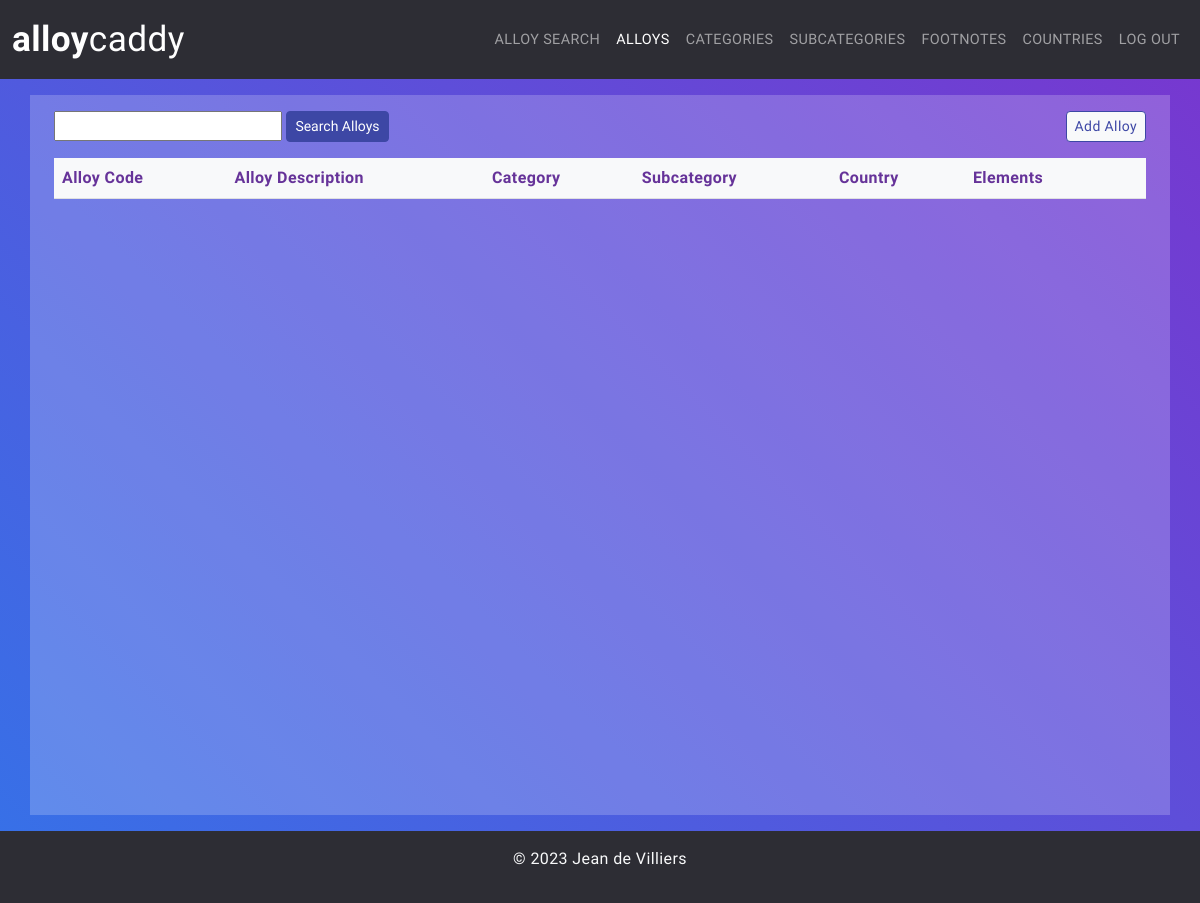
Before: /alloys/ (signed in) with the older database file.
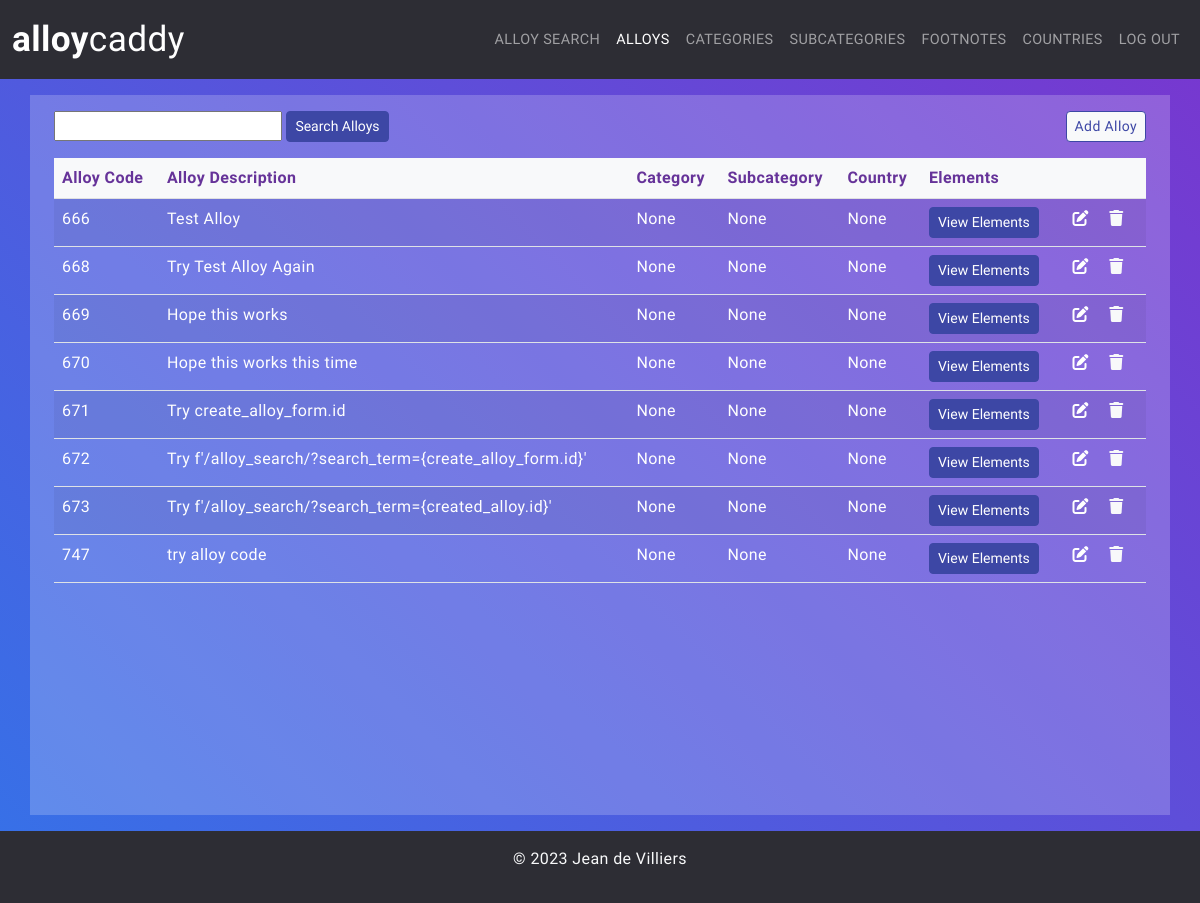
After: the same page with the newer database file.
### alloylookup/models.py (models this page shows, shortened)
class Alloy(models.Model):
    alloy_code = models.IntegerField(
        null=False,
        blank=False,
        unique=True
    )
    country_code = models.ForeignKey(
        Country,
        on_delete=models.CASCADE,
        null=True,
        blank=True
    )
    primary_footnote_id = models.ForeignKey(
        Footnote,
        on_delete=models.CASCADE,
        null=True,
        blank=True,
        related_name='primary_footnote_id'
    )
    secondary_footnote_id = models.ForeignKey(
        Footnote,
        on_delete=models.CASCADE,
        null=True,
        blank=True,
        related_name='secondary_footnote_id'
    )
    alloy_description = models.CharField(
        max_length=300,
        null=False,
        blank=False
    )
    category = models.ForeignKey(
        Category,
        on_delete=models.CASCADE,
        null=True,
        blank=True
    )
    subcategory = models.ForeignKey(
        Subcategory,
        on_delete=models.CASCADE,
        null=True,
        blank=True
    )
    alloy_elements = models.JSONField(default=dict)
    objects = AlloyManager()

### alloylookup/views.py (the view)
# urls.py: path('alloys/', views.get_alloy_list, name='get_alloy_list'),
@login_required(login_url='account_login')
def get_alloy_list(request):
    alloys = Alloy.objects.all()
    context = {
        "alloys": alloys
    }
    return render(
        request,
        'alloylookup/alloy_list.html',
        context
        )

### alloylookup/models.py (called while the page is built)
    def get_queryset(self):
        return AlloyQuerySet(self.model, using=self._db)

### alloylookup/templates/alloylookup/alloy_list.html (shortened to what this page needs)
{% extends 'alloylookup/base.html' %}
{% block content %}
    <div class="container">
        <div class="row align-items-center px-0 py-3">
            <div class="col d-flex justify-content-start">
                <form action="/alloy-search/">
                    <input type="text" name="search_term" id="search_term">
                    <input type="submit" value="Search Alloys" class="btn btn-sm btn-primary">
                </form>
            </div>
            {% if request.user.is_staff %}
                <div class="col d-flex justify-content-end">
                    <a href="/create-alloy/" class="btn btn-sm btn-outline-primary ms-2 btn-light">Add Alloy</a>
                </div>
            {% endif %}
        </div>
        <div class="table-responsive">
            <table class="table table-striped table-hover">
                <thead class="table-light">
                    <tr>
                        <th scope="col">Alloy Code</th>
                        <th scope="col">Alloy Description</th>
                        <th scope="col">Category</th>
                        <th scope="col">Subcategory</th>
                        <th scope="col">Country</th>
                        <th scope="col">Elements</th>
                        <th></th>
                    </tr>
                </thead>
                <tbody>
                    {% for alloy in alloys %}
                        <tr>
                            <td>{{ alloy.alloy_code }}</td>
                                <td>{{ alloy.alloy_description }}</td>
                                <td>{{ alloy.category }}</td>
                                <td>{{ alloy.subcategory }}</td>
                                <td>{{ alloy.country_code }}</td>
                                <td id="elements-{{ alloy.alloy_code }}">
                                    <button class="btn btn-sm btn-primary" type="button" data-bs-toggle="modal" data-bs-target="#elementsModal-{{ alloy.id }}">
                                        View Elements
                                    </button>
                                </td>
                                <td>
                                    <a title="Update Alloy" class="p-2 bd-highlight text-white edit" role="button" aria-label="Update Alloy" href="{% url 'update_alloy' alloy.id %}">
                                        <i class="fa fa-pen-to-square"></i>
                                    </a>
                                    <a title="Delete Alloy" class="p-2 bd-highlight text-light delete" role="button" aria-label="Delete Alloy" href="{% url 'delete_alloy' alloy.id %}">
                                        <i class="fa fa-trash"></i>
                                    </a>
                                </td>
                        </tr>
                    {% endfor %}
                </tbody>
            </table>
        </div>
    </div>
{% endblock %}

### alloylookup/templates/alloylookup/base.html (shortened to what this page needs)
{% load static %}
<!DOCTYPE html>
<html lang="en">
<head>
    <link rel="stylesheet" href="https://cdn.jsdelivr.net/npm/bootstrap@5.2.3/dist/css/bootstrap.min.css" type="text/css">
    <link href="https://cdnjs.cloudflare.com/ajax/libs/font-awesome/6.2.1/css/all.min.css" rel="stylesheet"
    type="text/css">
    <link rel="stylesheet" href="{% static 'css/style.css' %}" type="text/css">
</head>
<body>
  <main class="container-fluid p-0">
    <header class="container-fluid mb-3 p-0">
      <nav class="navbar navbar-expand-lg bg-body-tertiary navbar-dark">
        <div class="container-fluid">
          <a class="navbar-brand"
            {% if user.is_authenticated %}
              href="{% url 'get_alloy_list' %}"
            {% else %}
              href="{% url 'account_login' %}"
            {% endif %}
          >
            <span>Alloy</span><span>Caddy</span></a>
          <div class="navbar-collapse collapse justify-content-end" id="navbarSupportedContent">
            <ul class="navbar-nav mb-2 mb-lg-0">
              {% if request.user.is_staff %}
              <li class="nav-item">
                <a
                  {% if request.path == "/alloy_search/" %}
                    class="nav-link active"
                  {% else %}
                    class="nav-link"
                  {% endif %}
                    aria-current="page" href="{% url 'alloy_search' %}">Alloy Search</a>
              </li>
              <li class="nav-item">
                <a
                  {% if request.path == "/alloys/" %}
                    class="nav-link active"
                  {% else %}
                    class="nav-link"
                  {% endif %}
                    aria-current="page" href="{% url 'get_alloy_list' %}">Alloys</a>
              </li>
              <li class="nav-item">
                <a
                  {% if request.path == "/categories/" %}
                    class="nav-link active"
                  {% else %}
                    class="nav-link"
                  {% endif %}
                    aria-current="page" href="{% url 'get_categories_list' %}">Categories</a>
              </li>
              <li class="nav-item">
                <a
                  {% if request.path == "/subcategories/" %}
                    class="nav-link active"
                  {% else %}
                    class="nav-link"
                  {% endif %}
                    aria-current="page" href="{% url 'get_subcategories_list' %}">Subcategories</a>
              </li>
              <li class="nav-item">
                <a
                  {% if request.path == "/footnotes/" %}
                    class="nav-link active"
                  {% else %}
                    class="nav-link"
                  {% endif %}
                    aria-current="page" href="{% url 'get_footnotes_list' %}">Footnotes</a>
              </li>
              <li class="nav-item">
                <a
                  {% if request.path == "/counntries/" %}
                    class="nav-link active"
                  {% else %}
                    class="nav-link"
                  {% endif %}
                    aria-current="page" href="{% url 'get_countries_list' %}">Countries</a>
              </li>
              {% endif %}
              {% if user.is_authenticated %}
              <li class="nav-item">
                <a class="nav-link" aria-current="page" href="{% url 'account_logout' %}">Log Out</a>
              </li>
              {% endif %}
            </ul>
          </div>
        </div>
      </nav>
    </header>
   <section class="container pb-5">
    {% block content %}
    {% endblock %}
  </section>
  <footer class="container-fluid mt-3 py-3 d-flex align-items-center justify-content-center">
    <p class="text-light text-center">&copy; 2023 Jean de Villiers</p>
  </footer>
  </main>
</body>
</html>

### staticfiles/css/style.css (style rules this page uses)
body { background-color: #2D2D34; font-family: 'Sora', sans-serif; letter-spacing: 0.025rem; font-size: 1em; }
main { background: linear-gradient(45deg, #3572E8 0%, #7936CF 100%); }
main > header, main > footer { background-color: #2D2D34; }
main > section { background-color: rgba(255,255,255,0.2); min-height: 90vh; }
main > footer { color: #fefefe; }
.navbar-nav .nav-link { text-transform: uppercase; font-size: 0.9rem; }
.navbar-brand { font-weight: 700; text-transform: lowercase; font-size: 2.2rem; }
.navbar-brand span:last-child { font-weight: 400; }
.btn-outline-primary { color: #3d47a5; border-color: #3d47a5; }
table th { color: #639; }
.table-striped>tbody>tr:nth-of-type(odd)>*, .table-striped>tbody>tr:nth-of-type(even)>* { color: #fefefe; }
td a { text-decoration: none; }
.btn-primary { background-color: #3d47a5; border-color: #3d47a5; }
form { min-width: 50%; }

Changed rows visible on the page:
added Alloy: alloy_code "666", alloy_description "Test Alloy", category "None", subcategory "None", country_code "None"
added Alloy: alloy_code "668", alloy_description "Try Test Alloy Again", category "None", subcategory "None", country_code "None"
added Alloy: alloy_code "669", alloy_description "Hope this works", category "None", subcategory "None", country_code "None"
added Alloy: alloy_code "670", alloy_description "Hope this works this time", category "None", subcategory "None", country_code "None"
added Alloy: alloy_code "671", alloy_description "Try create_alloy_form.id", category "None", subcategory "None", country_code "None"
added Alloy: alloy_code "672", alloy_description "Try f'/alloy_search/?search_term={create_alloy_form.id}'", category "None", subcategory "None", country_code "None"
added Alloy: alloy_code "673", alloy_description "Try f'/alloy_search/?search_term={created_alloy.id}'", category "None", subcategory "None", country_code "None"
added Alloy: alloy_code "747", alloy_description "try alloy code", category "None", subcategory "None", country_code "None"
